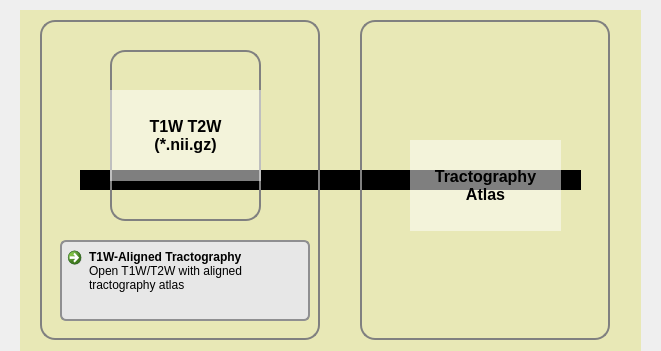
          <widget class="QWidget" name="widget_3" native="true">
           <property name="geometry">
            <rect>
             <x>610</x>
             <y>790</y>
             <width>661</width>
             <height>351</height>
            </rect>
           </property>
           <widget class="QLabel" name="label_53">
            <property name="geometry">
             <rect>
              <x>410</x>
              <y>140</y>
              <width>151</width>
              <height>91</height>
             </rect>
            </property>
            <property name="font">
             <font>
              <pointsize>12</pointsize>
              <bold>true</bold>
             </font>
            </property>
            <property name="styleSheet">
             <string notr="true">QLabel { background-color: rgba(255, 255, 255, 127); }</string>
            </property>
            <property name="text">
             <string>Tractography
Atlas</string>
            </property>
            <property name="alignment">
             <set>Qt::AlignCenter</set>
            </property>
            <property name="wordWrap">
             <bool>true</bool>
            </property>
           </widget>
           <widget class="Line" name="line_6">
            <property name="geometry">
             <rect>
              <x>80</x>
              <y>170</y>
              <width>501</width>
              <height>21</height>
             </rect>
            </property>
            <property name="styleSheet">
             <string notr="true">Line { background-color: rgba(0, 0, 0, 255); }</string>
            </property>
            <property name="frameShadow">
             <enum>QFrame::Plain</enum>
            </property>
            <property name="lineWidth">
             <number>20</number>
            </property>
            <property name="midLineWidth">
             <number>0</number>
            </property>
            <property name="orientation">
             <enum>Qt::Horizontal</enum>
            </property>
           </widget>
           <widget class="QLabel" name="label_26">
            <property name="geometry">
             <rect>
              <x>360</x>
              <y>20</y>
              <width>250</width>
              <height>320</height>
             </rect>
            </property>
            <property name="styleSheet">
             <string notr="true">QLabel {border: 2px solid gray;border-radius: 15px;padding: 5px;}</string>
            </property>
            <property name="text">
             <string/>
            </property>
            <property name="pixmap">
             <pixmap resource="icons.qrc">:/icons/icons/tractogram.png</pixmap>
            </property>
            <property name="alignment">
             <set>Qt::AlignRight|Qt::AlignTrailing|Qt::AlignVCenter</set>
            </property>
           </widget>
           <widget class="QLabel" name="label_9">
            <property name="geometry">
             <rect>
              <x>110</x>
              <y>50</y>
              <width>151</width>
              <height>171</height>
             </rect>
            </property>
            <property name="styleSheet">
             <string notr="true">QLabel {border: 2px solid gray;border-radius: 15px;padding: 5px;}</string>
            </property>
            <property name="text">
             <string/>
            </property>
            <property name="pixmap">
             <pixmap resource="icons.qrc">:/icons/icons/dwi.png</pixmap>
            </property>
           </widget>
           <widget class="QLabel" name="label_60">
            <property name="geometry">
             <rect>
              <x>40</x>
              <y>20</y>
              <width>280</width>
              <height>320</height>
             </rect>
            </property>
            <property name="styleSheet">
             <string notr="true">QLabel {border: 2px solid gray;border-radius: 15px;padding: 5px;}</string>
            </property>
            <property name="text">
             <string/>
            </property>
           </widget>
           <widget class="QCommandLinkButton" name="T1WFiberTracking">
            <property name="geometry">
             <rect>
              <x>60</x>
              <y>240</y>
              <width>250</width>
              <height>81</height>
             </rect>
            </property>
            <property name="styleSheet">
             <string notr="true">QCommandLinkButton {border: 2px solid #8f8f91;border-radius: 6px;background-color: #e7e7e7;padding: 10px;} QCommandLinkButton:hover {background-color: #d0d0d0;} QCommandLinkButton:pressed {background-color: #bfbfbf;border-style: inset;}</string>
            </property>
            <property name="text">
             <string>T1W-Aligned Tractography</string>
            </property>
            <property name="icon">
             <iconset resource="icons.qrc">
              <normaloff>:/icons/icons/open.xpm</normaloff>:/icons/icons/open.xpm</iconset>
            </property>
            <property name="autoRepeatDelay">
             <number>296</number>
            </property>
            <property name="description">
             <string>Open T1W/T2W with aligned tractography atlas</string>
            </property>
           </widget>
           <widget class="QLabel" name="label_52">
            <property name="geometry">
             <rect>
              <x>110</x>
              <y>90</y>
              <width>151</width>
              <height>91</height>
             </rect>
            </property>
            <property name="font">
             <font>
              <pointsize>12</pointsize>
              <bold>true</bold>
             </font>
            </property>
            <property name="styleSheet">
             <string notr="true">QLabel { background-color: rgba(255, 255, 255, 127); }</string>
            </property>
            <property name="text">
             <string>T1W T2W
(*.nii.gz)</string>
            </property>
            <property name="alignment">
             <set>Qt::AlignCenter</set>
            </property>
            <property name="wordWrap">
             <bool>true</bool>
            </property>
           </widget>
           <widget class="QLabel" name="label_7">
            <property name="geometry">
             <rect>
              <x>20</x>
              <y>10</y>
              <width>621</width>
              <height>341</height>
             </rect>
            </property>
            <property name="styleSheet">
             <string notr="true">QLabel { border: 0px; background-color: rgba(225, 225,125, 127); }</string>
            </property>
            <property name="text">
             <string/>
            </property>
           </widget>
           <zorder>label_7</zorder>
           <zorder>line_6</zorder>
           <zorder>label_26</zorder>
           <zorder>label_60</zorder>
           <zorder>label_53</zorder>
           <zorder>label_9</zorder>
           <zorder>T1WFiberTracking</zorder>
           <zorder>label_52</zorder>
          </widget>
